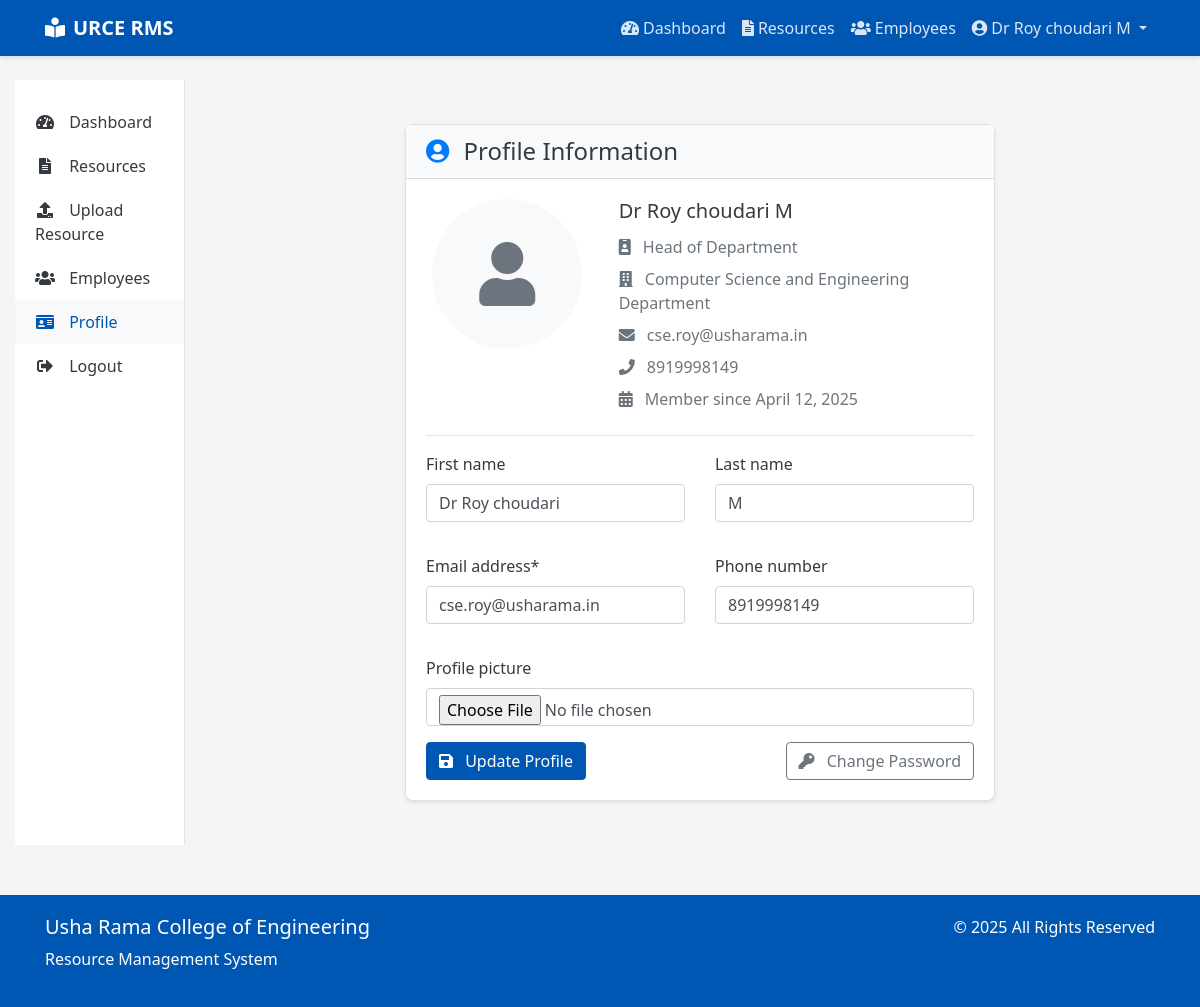
The app's page /accounts/profile/ (signed in) with its own data.
### accounts/models.py (models this page shows, shortened)
class User(AbstractUser):
    ROLE_CHOICES = (
        ('STUDENT', 'Student'),
        ('FACULTY', 'Faculty'),
        ('HOD', 'Head of Department'),
        ('PRINCIPAL', 'Principal'),
        ('NON_TEACHING', 'Non-Teaching Staff'),
    )
    username = None
    email = models.EmailField(_('email address'), unique=True)
    id_number = models.CharField(max_length=20, unique=True)
    phone_number = models.CharField(max_length=15, blank=True, null=True)
    department = models.ForeignKey(Department, on_delete=models.SET_NULL, null=True, blank=True)
    role = models.CharField(max_length=20, choices=ROLE_CHOICES, default='STUDENT')
    profile_picture = models.ImageField(upload_to='profile_pics/', blank=True, null=True)
    USERNAME_FIELD = 'email'
    REQUIRED_FIELDS = []
    objects = UserManager()
    @property
    def is_faculty(self):
        return self.role == 'FACULTY'
    @property
    def is_hod(self):
        return self.role == 'HOD'
    @property
    def is_principal(self):
        return self.role == 'PRINCIPAL'

class Department(models.Model):
    name = models.CharField(max_length=100)
    code = models.CharField(max_length=10, unique=True)
    created_at = models.DateTimeField(auto_now_add=True)
    updated_at = models.DateTimeField(auto_now=True)

### accounts/views.py (the view)
# urls.py: path('profile/', views.profile, name='profile'),
@login_required
def profile(request):
    user = request.user
    if request.method == 'POST':
        form = UserProfileForm(request.POST, request.FILES, instance=user)
        if form.is_valid():
            form.save()
            messages.success(request, 'Your profile has been updated successfully.')
            return redirect('profile')
    else:
        form = UserProfileForm(instance=user)
    context = {
        'user': user,
        'form': form,
        'title': 'Profile - Usha Rama College of Engineering Resource Management System'
    }
    return render(request, 'accounts/profile.html', context)

### accounts/forms.py
class UserProfileForm(forms.ModelForm):
    class Meta:
        model = User
        fields = ['first_name', 'last_name', 'email', 'phone_number', 'profile_picture']
        widgets = {
            'first_name': forms.TextInput(attrs={'class': 'form-control'}),
            'last_name': forms.TextInput(attrs={'class': 'form-control'}),
            'email': forms.EmailInput(attrs={'class': 'form-control'}),
            'phone_number': forms.TextInput(attrs={'class': 'form-control'}),
            'profile_picture': forms.FileInput(attrs={'class': 'form-control-file'})
        }

### templates/accounts/profile.html (shortened to what this page needs)
{% extends 'base.html' %}
{% load crispy_forms_tags %}
{% block content %}
<div class="container py-4">
    <div class="row">
        <div class="col-md-8 mx-auto">
            <div class="card shadow-sm">
                <div class="card-header bg-light">
                    <h4 class="mb-0">
                        <i class="fas fa-user-circle text-primary mr-2"></i>
                        Profile Information
                    </h4>
                </div>
                <div class="card-body">
                    <div class="row mb-4">
                        <div class="col-md-4">
                            <div class="text-center mb-3">
                                {% if user.profile_picture %}
                                    <img src="{{ user.profile_picture.url }}" alt="Profile Picture" class="img-fluid rounded-circle" style="width: 150px; height: 150px; object-fit: cover;">
                                {% else %}
                                    <div class="bg-light rounded-circle d-flex align-items-center justify-content-center mx-auto" style="width: 150px; height: 150px;">
                                        <i class="fas fa-user fa-4x text-secondary"></i>
                                    </div>
                                {% endif %}
                            </div>
                        </div>
                        <div class="col-md-8">
                            <h5 class="card-title">{{ user.get_full_name }}</h5>
                            <p class="text-muted mb-2">
                                <i class="fas fa-id-badge mr-2"></i>
                                {{ user.get_role_display }}
                            </p>
                            {% if user.department %}
                            <p class="text-muted mb-2">
                                <i class="fas fa-building mr-2"></i>
                                {{ user.department.name }} Department
                            </p>
                            {% endif %}
                            <p class="text-muted mb-2">
                                <i class="fas fa-envelope mr-2"></i>
                                {{ user.email }}
                            </p>
                            {% if user.phone_number %}
                            <p class="text-muted mb-2">
                                <i class="fas fa-phone mr-2"></i>
                                {{ user.phone_number }}
                            </p>
                            {% endif %}
                            <p class="text-muted mb-0">
                                <i class="fas fa-calendar-alt mr-2"></i>
                                Member since {{ user.date_joined|date:"F j, Y" }}
                            </p>
                        </div>
                    </div>
                    <hr>
                    <form method="post" enctype="multipart/form-data">
                        <div class="row">
                            <div class="col-md-6 mb-3">
                                {{ form.first_name|as_crispy_field }}
                            </div>
                            <div class="col-md-6 mb-3">
                                {{ form.last_name|as_crispy_field }}
                            </div>
                        </div>
                        <div class="row">
                            <div class="col-md-6 mb-3">
                                {{ form.email|as_crispy_field }}
                            </div>
                            <div class="col-md-6 mb-3">
                                {{ form.phone_number|as_crispy_field }}
                            </div>
                        </div>
                        <div class="mb-3">
                            {{ form.profile_picture|as_crispy_field }}
                        </div>
                        <div class="d-flex justify-content-between align-items-center">
                            <button type="submit" class="btn btn-primary">
                                <i class="fas fa-save mr-2"></i>
                                Update Profile
                            </button>
                            <a href="{% url 'change_password' %}" class="btn btn-outline-secondary">
                                <i class="fas fa-key mr-2"></i>
                                Change Password
                            </a>
                        </div>
                    </form>
                </div>
            </div>
        </div>
    </div>
</div>
{% endblock %}

### templates/base.html (shortened to what this page needs)
<!DOCTYPE html>
<html lang="en">
<head>
    <link rel="stylesheet" href="https://cdn.jsdelivr.net/npm/bootstrap@4.6.0/dist/css/bootstrap.min.css">
    <link rel="stylesheet" href="https://cdnjs.cloudflare.com/ajax/libs/font-awesome/5.15.3/css/all.min.css">
</head>
<body>
    <nav class="navbar navbar-expand-lg navbar-dark">
        <div class="container">
            <a class="navbar-brand" href="{% url 'home' %}">
                <i class="fas fa-book-reader mr-2"></i>URCE RMS
            </a>
            <div class="collapse navbar-collapse" id="navbarNav">
                <ul class="navbar-nav ml-auto">
                    {% if user.is_authenticated %}
                        <li class="nav-item">
                            <a class="nav-link" href="{% url 'dashboard' %}">
                                <i class="fas fa-tachometer-alt mr-1"></i>Dashboard
                            </a>
                        </li>
                        <li class="nav-item">
                            <a class="nav-link" href="{% url 'resource_list' %}">
                                <i class="fas fa-file-alt mr-1"></i>Resources
                            </a>
                        </li>
                        {% if user.is_principal or user.is_hod %}
                        <li class="nav-item">
                            <a class="nav-link" href="{% url 'employee_list' %}">
                                <i class="fas fa-users mr-1"></i>Employees
                            </a>
                        </li>
                        {% endif %}
                        <li class="nav-item dropdown">
                            <a class="nav-link dropdown-toggle" href="#" id="userDropdown" role="button" data-toggle="dropdown" aria-haspopup="true" aria-expanded="false">
                                <i class="fas fa-user-circle mr-1"></i>{{ user.get_full_name|default:user.email }}
                            </a>
                        </li>
                    {% endif %}
                </ul>
            </div>
        </div>
    </nav>
    <div class="container-fluid mt-4">
        <div class="row">
            {% if user.is_authenticated and not hide_sidebar %}
                <div class="col-md-3 col-lg-2 d-none d-md-block">
                    <div class="sidebar">
                        <a href="{% url 'dashboard' %}" class="sidebar-link {% if request.path == '/dashboard/' %}active{% endif %}">
                            <i class="fas fa-tachometer-alt"></i> Dashboard
                        </a>
                        <a href="{% url 'resource_list' %}" class="sidebar-link {% if '/resources/' in request.path %}active{% endif %}">
                            <i class="fas fa-file-alt"></i> Resources
                        </a>
                        {% if user.is_faculty or user.is_hod or user.is_principal %}
                        <a href="{% url 'upload_resource' %}" class="sidebar-link {% if request.path == '/resources/upload/' %}active{% endif %}">
                            <i class="fas fa-upload"></i> Upload Resource
                        </a>
                        {% endif %}
                        {% if user.is_principal or user.is_hod %}
                        <a href="{% url 'employee_list' %}" class="sidebar-link {% if '/accounts/employees/' in request.path %}active{% endif %}">
                            <i class="fas fa-users"></i> Employees
                        </a>
                        {% endif %}
                        <a href="{% url 'profile' %}" class="sidebar-link {% if request.path == '/accounts/profile/' %}active{% endif %}">
                            <i class="fas fa-id-card"></i> Profile
                        </a>
                        <a href="{% url 'logout' %}" class="sidebar-link">
                            <i class="fas fa-sign-out-alt"></i> Logout
                        </a>
                    </div>
                </div>
                <div class="col-md-9 col-lg-10">
            {% else %}
                <div class="col-12">
            {% endif %}
                <div class="content">
                    {% block content %}{% endblock %}
                </div>
            </div>
        </div>
    </div>
    <footer class="footer">
        <div class="container">
            <div class="row">
                <div class="col-md-6">
                    <h5>Usha Rama College of Engineering</h5>
                    <p>Resource Management System</p>
                </div>
                <div class="col-md-6 text-md-right">
                    <p>&copy; {% now "Y" %} All Rights Reserved</p>
                </div>
            </div>
        </div>
    </footer>
</body>
</html>

### templates/base.html (style rules this page uses)
:root { --primary-color: #0056b3; --secondary-color: #28a745; --accent-color: #ffc107; --text-color: #343a40; --light-bg: #f8f9fa; }
body { font-family: 'Segoe UI', Tahoma, Geneva, Verdana, sans-serif; color: var(--text-color); background-color: #f5f5f5; }
.navbar { background-color: var(--primary-color); box-shadow: 0 2px 4px rgba(0, 0, 0, 0.1); }
.navbar-brand { font-weight: bold; color: white !important; }
.nav-link { color: rgba(255, 255, 255, 0.85) !important; transition: color 0.3s; }
.btn-primary { background-color: var(--primary-color); border-color: var(--primary-color); }
.card { border-radius: 8px; box-shadow: 0 4px 6px rgba(0, 0, 0, 0.1); transition: transform 0.3s, box-shadow 0.3s; }
.footer { background-color: var(--primary-color); color: white; padding: 20px 0; margin-top: 50px; }
.sidebar { background-color: white; border-right: 1px solid #dee2e6; height: 100%; min-height: calc(100vh - 56px); padding: 20px 0; }
.sidebar-link { display: block; padding: 10px 20px; color: var(--text-color); transition: background-color 0.3s, color 0.3s; text-decoration: none; }
.sidebar-link:hover, .sidebar-link.active { background-color: var(--light-bg); color: var(--primary-color); text-decoration: none; }
.sidebar-link i { margin-right: 10px; width: 20px; text-align: center; }
.content { padding: 20px; }
.fade-in { animation: fadeIn 0.5s ease-in; }

### records on screen
User: get_full_name "Dr Roy choudari M", role "Head of Department", department.name "Computer Science and Engineering", email "cse.roy@usharama.in", phone_number "8919998149", date_joined "April 12, 2025", first_name "Dr Roy choudari", last_name "M"
